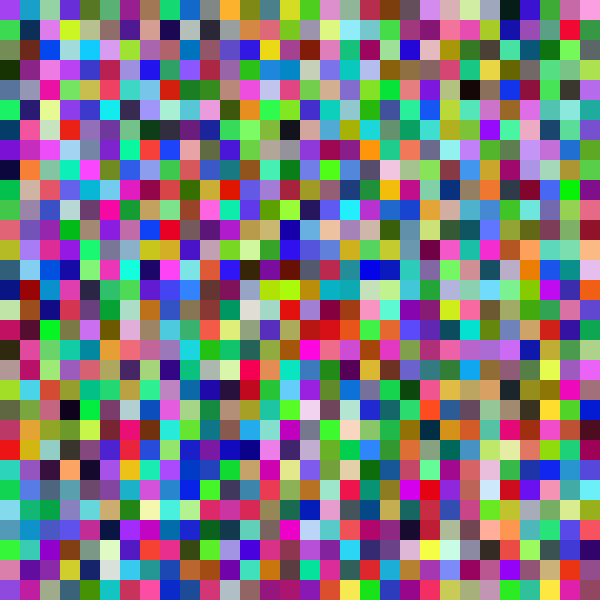
Frame 1 (no input)
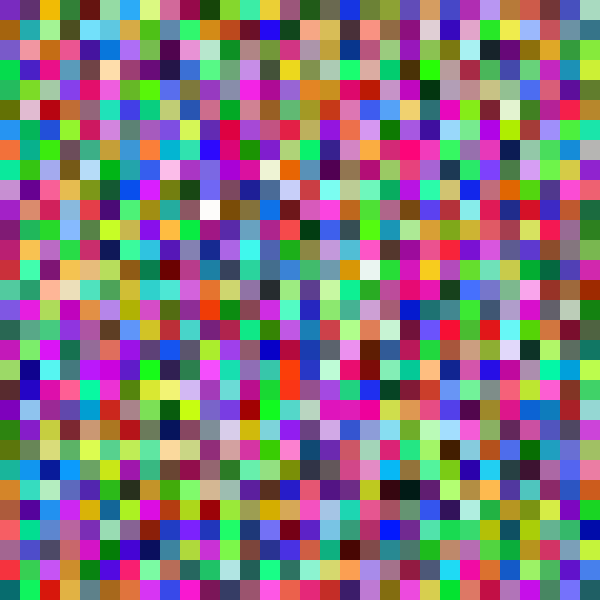
Frame 60 (the mouse pressed at the canvas centre just before this capture)
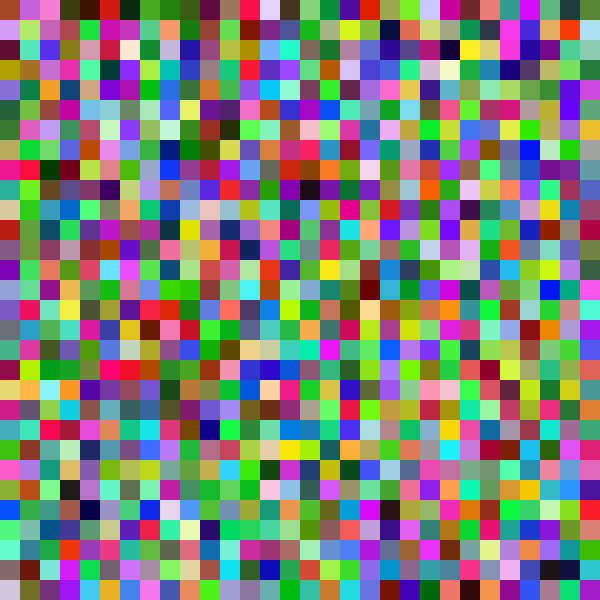
Frame 120 (the mouse held since frame 60 and released just before this capture)

The Processing sketch that drew these frames (run headless with seeded random() and noise(); from frame 60 on, the mouse is pressed at the canvas centre):

// Processing sketch: processing_160090
// ── processing_160090.pde

void setup() {
  size (600, 600);
}
int x = 0;
int y = 0;
void draw() {
  while (x < width) {
    while (y < height) {
      float r1 = random(255);
      float r2 = random(255);
      float r3 = random(255);
      fill(r1, r2, r3);
      stroke(r1,r2,r3);   
      rect(x, y, 20, 20);
      y = y + 20;
    }
    x = x + 20;
    y = 0;
  }
  x=0;
}
